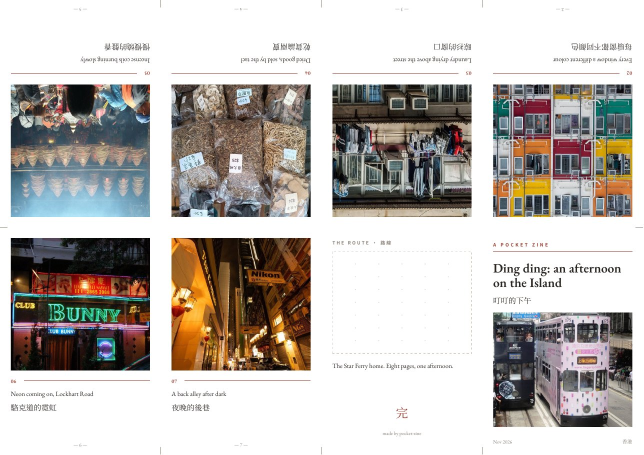
#> input picture docs/images/example_bilingual.jpg, 1287 x 910 px, given in place of example_polaroid.jpg, which was not available (shown at 1/2 size)
$ python contact_sheet.py
#> lines starting #> are read from the running program, lines starting #| are printed output that depends on the picture
#!/usr/bin/env python3
"""Combine the example renders into one hero image for the README (docs/images/hero.jpg)."""
from pathlib import Path

from PIL import Image, ImageDraw, ImageFont

IMG = Path(__file__).resolve().parent.parent / "docs" / "images"
STYLES = ["polaroid", "fullbleed", "specimen", "duo"]


def main():
    shots = [Image.open(IMG / f"example_{s}.jpg").convert("RGB") for s in STYLES]
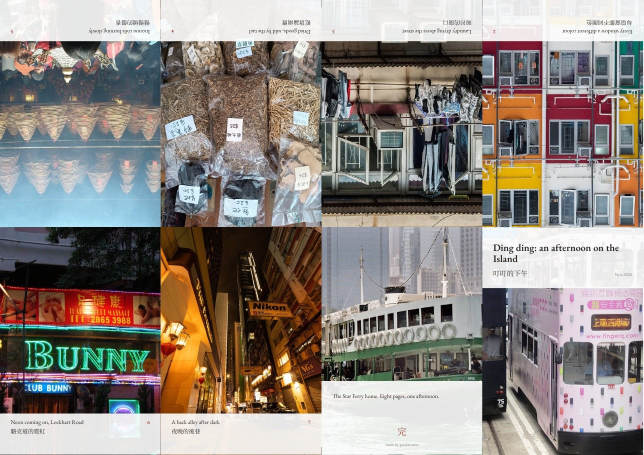
#> input picture docs/images/example_fullbleed.jpg, 1287 x 910 px (shown at 1/2 size)
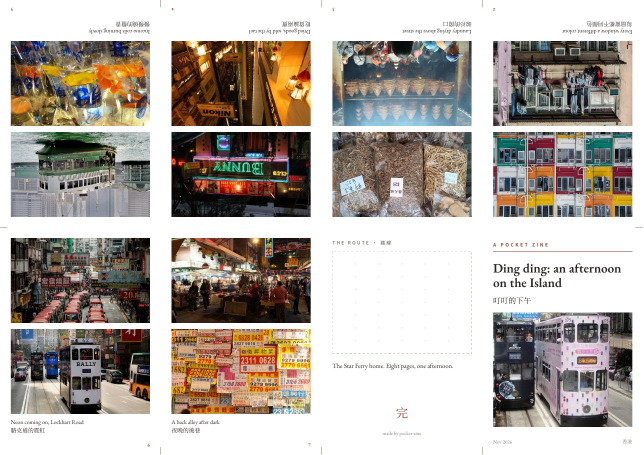
#> input picture docs/images/example_duo.jpg, 1287 x 910 px, given in place of example_specimen.jpg, which was not available (shown at 1/2 size)
#> shots = 4 items
    tw = 900
    shots = [s.resize((tw, round(s.height * tw / s.width)), Image.LANCZOS) for s in shots]
    pad, label = 28, 44
    th = shots[0].height
#> th = 636
    W = pad + 2 * (tw + pad)
    H = pad + 2 * (th + label + pad)
#> H = 1444
    sheet = Image.new("RGB", (W, H), (244, 239, 230))
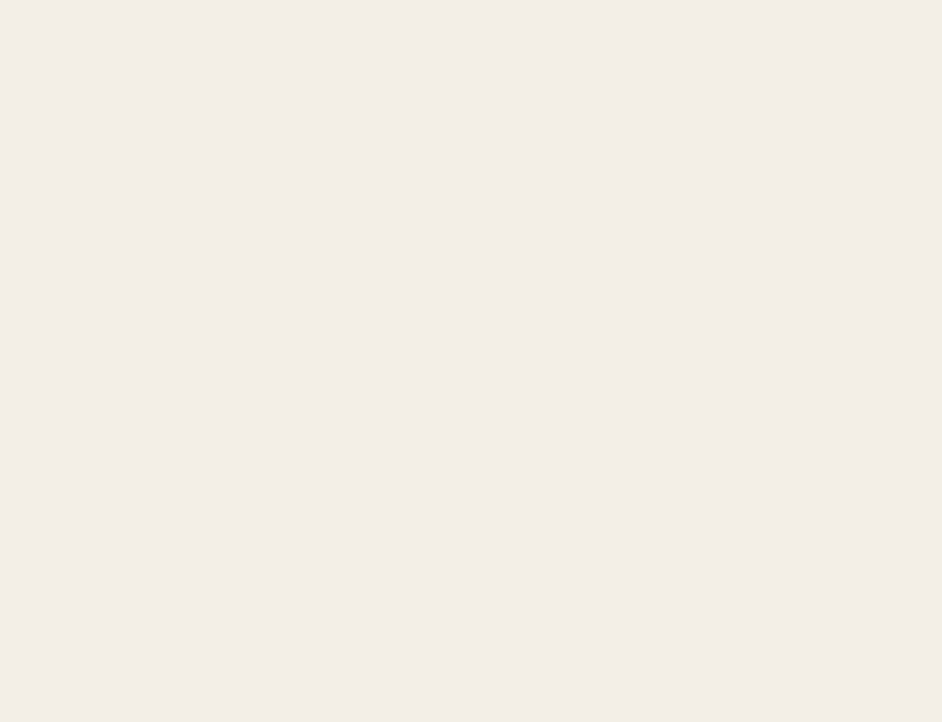
#> sheet: PIL image 1884x1444 RGB (shown at 1/2 size); mean R, G, B 244, 239, 230
    d = ImageDraw.Draw(sheet)
    try:
        font = ImageFont.truetype("DejaVuSans-Bold.ttf", 28)
    except OSError:
        font = ImageFont.load_default()
    for i, (s, name) in enumerate(zip(shots, STYLES)):
        x = pad + (i % 2) * (tw + pad)
        y = pad + (i // 2) * (th + label + pad)
        d.text((x, y), f"--style {name}", fill=(156, 59, 46), font=font)
        d.rectangle([x + 3, y + label + 3, x + tw + 3, y + label + th + 3], fill=(214, 206, 194))
        sheet.paste(s, (x, y + label))
#> this loop made 4 passes
#> (name, x, y) on passes 1 to 4: ('polaroid', 28, 28), ('fullbleed', 956, 28), ('specimen', 28, 736), ('duo', 956, 736)
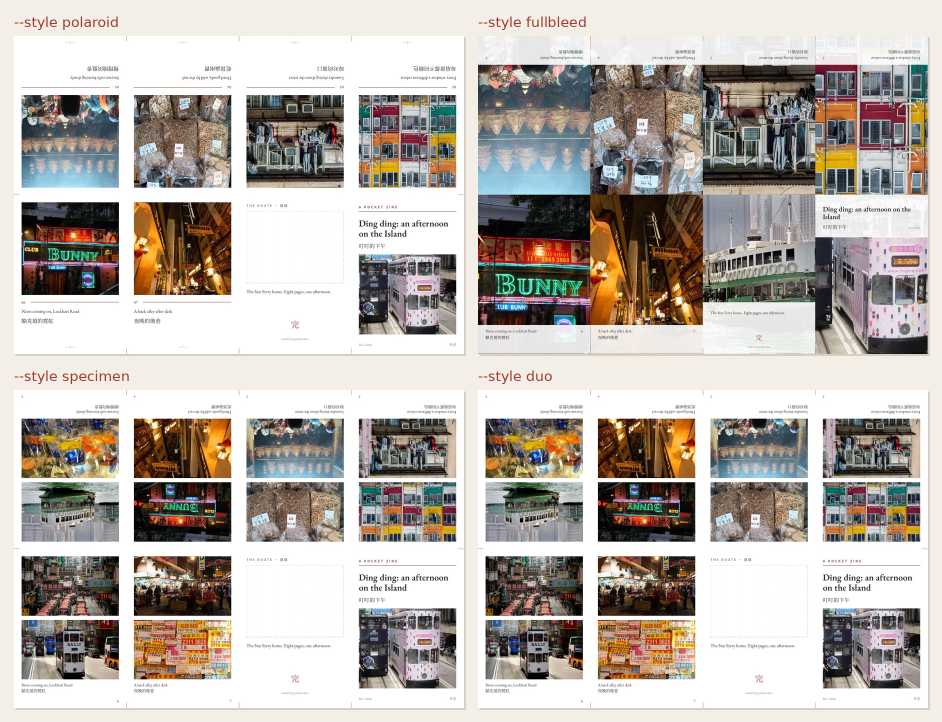
#> sheet: PIL image 1884x1444 RGB (shown at 1/2 size); mean R, G, B 183.8, 177, 170.4
    sheet.save(IMG / "hero.jpg", quality=86, optimize=True)
    print("wrote", IMG / "hero.jpg")


if __name__ == "__main__":
    main()
